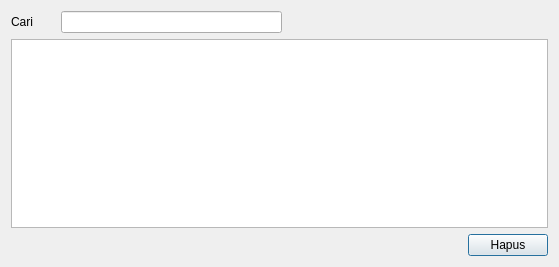
<?xml version="1.0" encoding="UTF-8"?>
<ui version="4.0">
 <class>RemoveCustomerDialog</class>
 <widget class="QDialog" name="RemoveCustomerDialog">
  <property name="geometry">
   <rect>
    <x>0</x>
    <y>0</y>
    <width>559</width>
    <height>267</height>
   </rect>
  </property>
  <property name="windowTitle">
   <string>Hapus Data Konsumen</string>
  </property>
  <layout class="QVBoxLayout" name="verticalLayout">
   <item>
    <widget class="QWidget" name="widget" native="true">
     <property name="maximumSize">
      <size>
       <width>271</width>
       <height>22</height>
      </size>
     </property>
     <layout class="QHBoxLayout" name="horizontalLayout" stretch="1,5">
      <property name="leftMargin">
       <number>0</number>
      </property>
      <property name="topMargin">
       <number>0</number>
      </property>
      <property name="rightMargin">
       <number>0</number>
      </property>
      <property name="bottomMargin">
       <number>0</number>
      </property>
      <item>
       <widget class="QLabel" name="label">
        <property name="text">
         <string>Cari</string>
        </property>
       </widget>
      </item>
      <item>
       <widget class="QLineEdit" name="lineEdit"/>
      </item>
     </layout>
    </widget>
   </item>
   <item>
    <widget class="QTableView" name="tableView">
     <property name="sizeAdjustPolicy">
      <enum>QAbstractScrollArea::AdjustToContents</enum>
     </property>
     <property name="selectionBehavior">
      <enum>QAbstractItemView::SelectRows</enum>
     </property>
     <property name="verticalScrollMode">
      <enum>QAbstractItemView::ScrollPerPixel</enum>
     </property>
     <property name="horizontalScrollMode">
      <enum>QAbstractItemView::ScrollPerPixel</enum>
     </property>
     <attribute name="horizontalHeaderStretchLastSection">
      <bool>true</bool>
     </attribute>
     <attribute name="verticalHeaderVisible">
      <bool>false</bool>
     </attribute>
     <attribute name="verticalHeaderMinimumSectionSize">
      <number>15</number>
     </attribute>
     <attribute name="verticalHeaderDefaultSectionSize">
      <number>18</number>
     </attribute>
    </widget>
   </item>
   <item alignment="Qt::AlignRight">
    <widget class="QPushButton" name="pushButton">
     <property name="text">
      <string>Hapus</string>
     </property>
    </widget>
   </item>
  </layout>
 </widget>
 <resources/>
 <connections/>
</ui>
